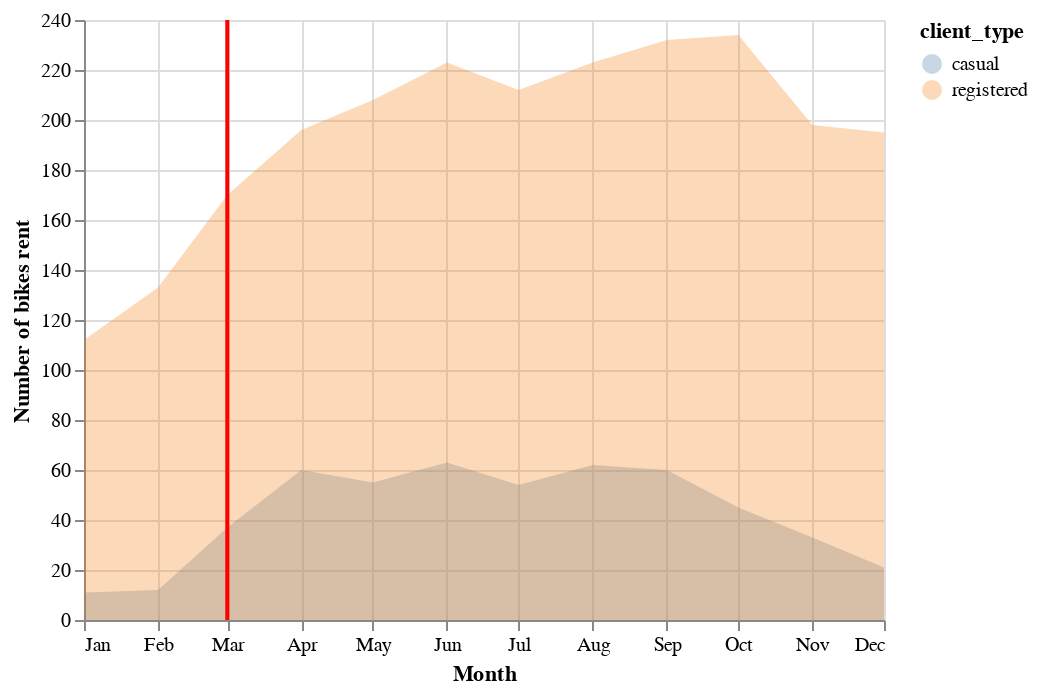

Write notebook code for a chart like this one.
### Code cell
area + xrule

### Figure 1 — Vega-Lite specification as saved in the notebook (floating-point values rounded to 4 significant figures)
{"config": {"view": {"continuousWidth": 400, "continuousHeight": 300}}, "layer": [{"data": {"name": "data-883a85fc77e4a526f9619e1aabdc3c5f"}, "mark": {"type": "area", "opacity": 0.3}, "encoding": {"color": {"field": "client_type", "type": "nominal"}, "x": {"field": "first_day_of_month", "timeUnit": "month", "title": "Month", "type": "temporal"}, "y": {"field": "number", "stack": null, "title": "Number of bikes rent", "type": "quantitative"}}}, {"data": {"name": "empty"}, "mark": {"type": "rule", "color": "red", "strokeWidth": 2}, "encoding": {"x": {"datum": {"month": "March"}}}}], "$schema": "https://vega.github.io/schema/vega-lite/v4.17.0.json", "datasets": {"data-883a85fc77e4a526f9619e1aabdc3c5f": [{"first_day_of_month": "2012-01-01T00:00:00", "client_type": "casual", "number": 11}, {"first_day_of_month": "2012-01-01T00:00:00", "client_type": "registered", "number": 112}, {"first_day_of_month": "2012-02-01T00:00:00", "client_type": "casual", "number": 12}, {"first_day_of_month": "2012-02-01T00:00:00", "client_type": "registered", "number": 133}, {"first_day_of_month": "2012-03-01T00:00:00", "client_type": "casual", "number": 37}, {"first_day_of_month": "2012-03-01T00:00:00", "client_type": "registered", "number": 170}, {"first_day_of_month": "2012-04-01T00:00:00", "client_type": "casual", "number": 60}, {"first_day_of_month": "2012-04-01T00:00:00", "client_type": "registered", "number": 196}, {"first_day_of_month": "2012-05-01T00:00:00", "client_type": "casual", "number": 55}, {"first_day_of_month": "2012-05-01T00:00:00", "client_type": "registered", "number": 208}, {"first_day_of_month": "2012-06-01T00:00:00", "client_type": "casual", "number": 63}, {"first_day_of_month": "2012-06-01T00:00:00", "client_type": "registered", "number": 223}, {"first_day_of_month": "2012-07-01T00:00:00", "client_type": "casual", "number": 54}, {"first_day_of_month": "2012-07-01T00:00:00", "client_type": "registered", "number": 212}, {"first_day_of_month": "2012-08-01T00:00:00", "client_type": "casual", "number": 62}, {"first_day_of_month": "2012-08-01T00:00:00", "client_type": "registered", "number": 223}, {"first_day_of_month": "2012-09-01T00:00:00", "client_type": "casual", "number": 60}, {"first_day_of_month": "2012-09-01T00:00:00", "client_type": "registered", "number": 232}, {"first_day_of_month": "2012-10-01T00:00:00", "client_type": "casual", "number": 45}, {"first_day_of_month": "2012-10-01T00:00:00", "client_type": "registered", "number": 234}, {"first_day_of_month": "2012-11-01T00:00:00", "client_type": "casual", "number": 33}, {"first_day_of_month": "2012-11-01T00:00:00", "client_type": "registered", "number": 198}, {"first_day_of_month": "2012-12-01T00:00:00", "client_type": "casual", "number": 21}, {"first_day_of_month": "2012-12-01T00:00:00", "client_type": "registered", "number": 195}], "empty": [{}]}}
